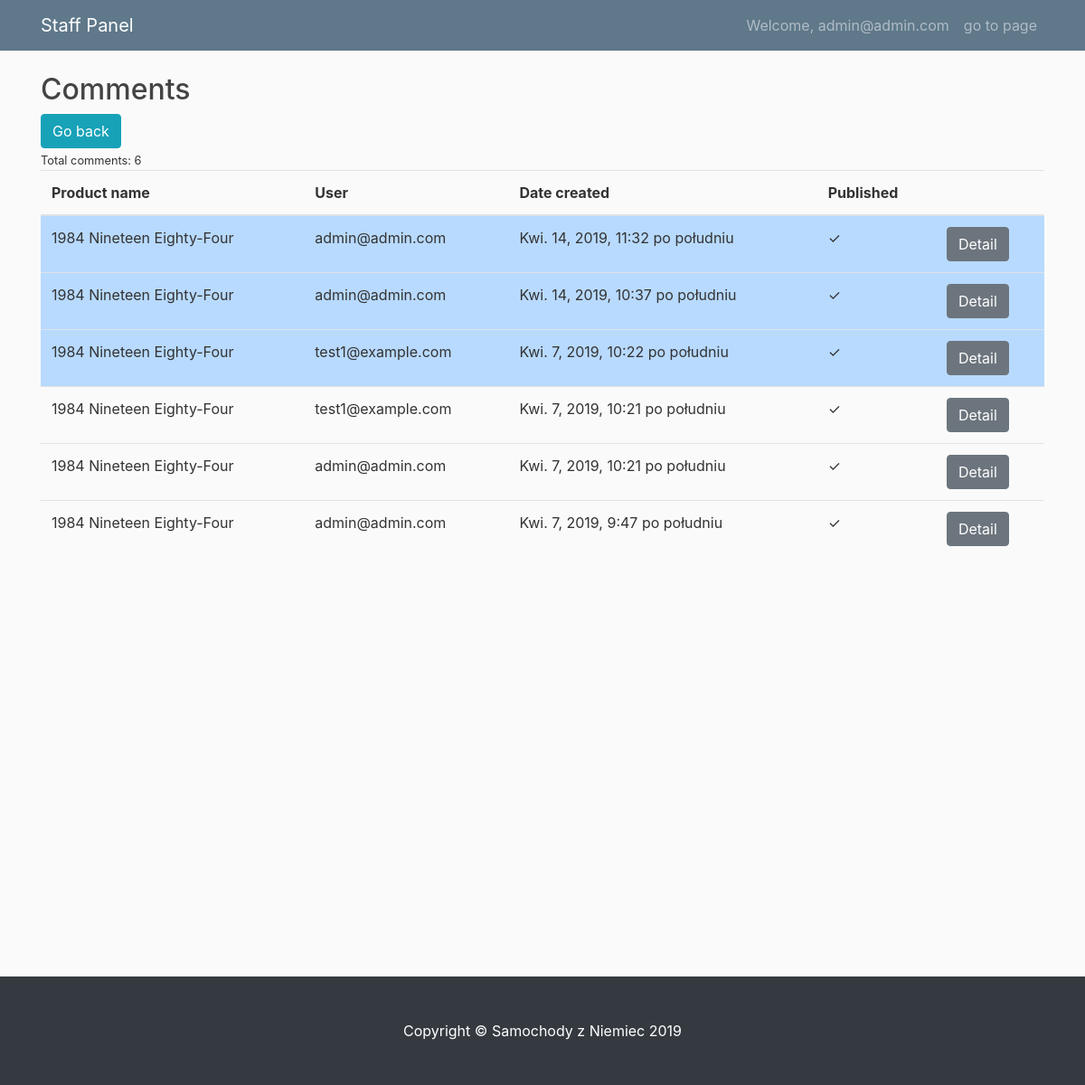
The app's page /staff/comment_list (signed in), older data.
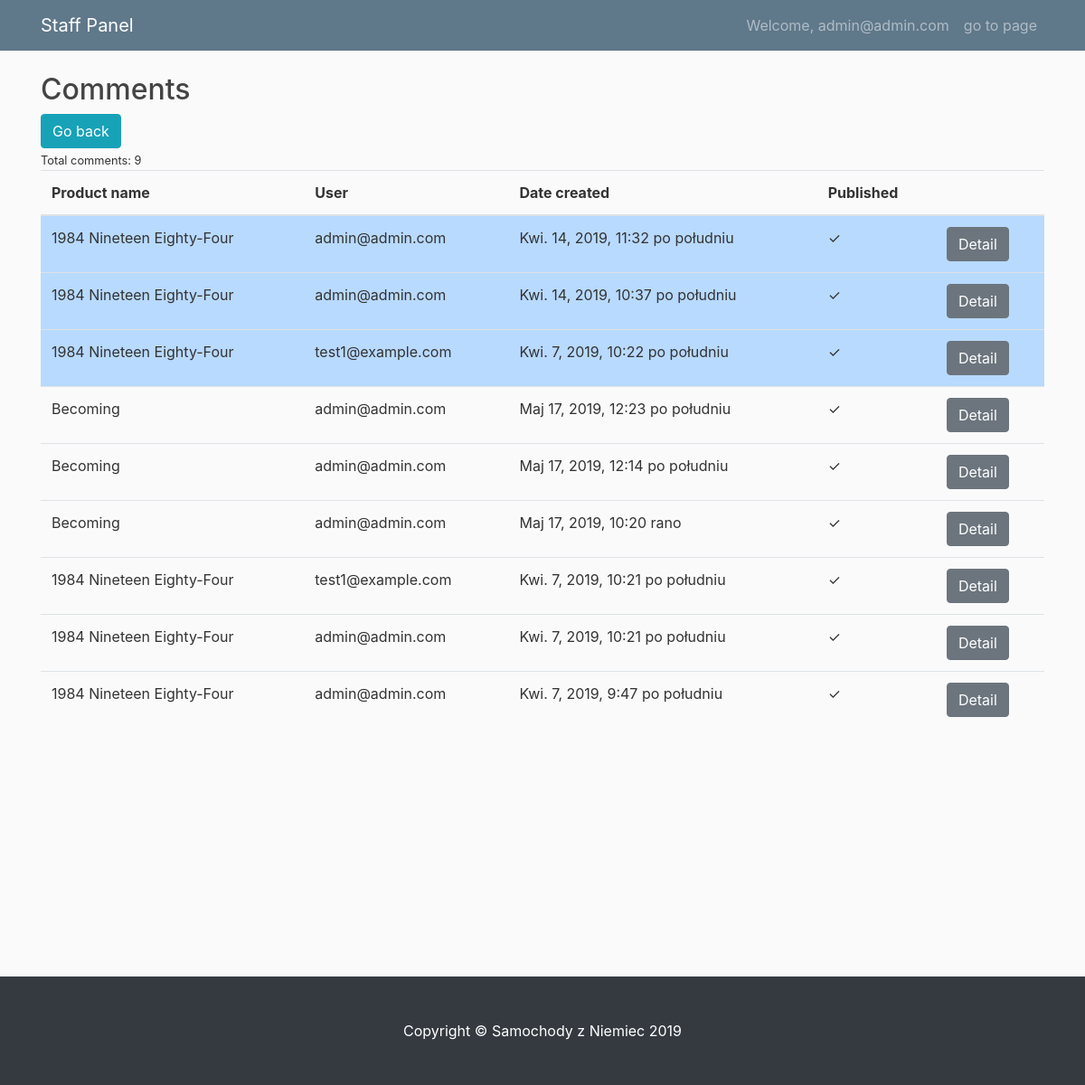
The same page, newer data.
### shop/models.py (models this page shows, shortened)
class Comment(models.Model):
    product = models.ForeignKey(Product, on_delete=models.CASCADE)
    user = models.ForeignKey(User, on_delete=models.CASCADE)
    body = models.TextField()
    date_created = models.DateTimeField(auto_now_add=True)
    date_updated = models.DateTimeField(auto_now=True)
    is_active = models.BooleanField(default=False)
    is_new = models.BooleanField(default=True)
    class Meta:
        ordering = ["date_created"]

class Product(models.Model):
    name = models.CharField(max_length=100, db_index=True)
    slug = models.SlugField(max_length=150, db_index=True)
    description = models.TextField()
    original_price = models.DecimalField(max_digits=10, decimal_places=2)
    stock = models.PositiveIntegerField()
    available = models.BooleanField(default=True)
    created = models.DateTimeField(auto_now_add=True)
    updated = models.DateTimeField(auto_now=True)
    category = models.ForeignKey(
        Category, on_delete=models.SET_NULL, null=True, blank=True
    )
    total_rating = models.DecimalField(max_digits=3, decimal_places=2, default=0)
    count_rating = models.PositiveIntegerField(default=0)
    likes = models.IntegerField(default=0)
    class Meta:
        ordering = ("name",)

### account/models.py (models this page shows, shortened)
class User(AbstractBaseUser):
    email = models.EmailField(max_length=255, unique=True)
    is_active = models.BooleanField(default=True)  # can login
    is_staff = models.BooleanField(default=False)  # staff user non superuser
    is_admin = models.BooleanField(default=False)  # superuser
    created = models.DateTimeField(auto_now_add=True)
    updated = models.DateTimeField(auto_now=True)
    USERNAME_FIELD = "email"  # username
    REQUIRED_FIELDS = []
    objects = UserManager()
    def __str__(self):
        return self.email

### staff/decorators.py (the view)
    def wrap(request, *args, **kwargs):
        if request.user.is_authenticated and request.user.is_staff:
            return func(request, *args, **kwargs)
        elif request.user.is_authenticated:
            return redirect("shop:index")
        else:
            return redirect("account:login")

### cart/context_processors.py (called while the page is built)
def cart(request):
    return {'cart': Cart(request)}

### staff/templates/staff/comment_list.html
{% extends 'staff/base.html' %}
{% load crispy_forms_tags %}
{% block content %}
<div class="row">
    <div class="col">
        <div>
            <h2>Comments</h2>
        </div>
        <div class="row">
            <div class="col">
                <a href="{% url 'staff:panel' %}" class="btn btn-info">Go back</a>
            </div>
        </div>
        {% with comments.count as total_comments %}
        <small>Total comments: {{total_comments}} </small>
        {% endwith%}
        <table class="table table-hover">
            <thead>
                <tr>
                    <th scope="col">Product name</th>
                    <th scope="col">User</th>
                    <th scope="col">Date created</th>
                    <th scope="col">Published</th>
                    <th scope="col"></th>
                </tr>
            </thead>
            <tbody>
                {% for comment in comments %}
                <tr class="{% if comment.is_new %} table-primary {% endif %}">
                    <td>{{comment.product.name}} </td>
                    <td>{{comment.user}}</td>
                    <td>{{comment.date_created}}</td>
                    <td>{% if comment.is_active %} &check;
                        {% else %}
                        &cross;
                        {% endif%}</td>
                    <td><a href="{% url 'staff:comment_detail' pk=comment.pk %}" class="btn btn-secondary">Detail</a>
                    </td>
                </tr>
                {% endfor %}
            </tbody>
        </table>
    </div>
</div>
{% endblock %}

Row changes from the older to the newer data that the page shows:
added Comment: product.name "Becoming", user "admin@admin.com", date_created "Maj 17, 2019, 12:23 po południu"
added Comment: product.name "Becoming", user "admin@admin.com", date_created "Maj 17, 2019, 12:14 po południu"
added Comment: product.name "Becoming", user "admin@admin.com", date_created "Maj 17, 2019, 10:20 rano"
Text that changed along with them:
{{ total_comments }}: "6" → "9"
